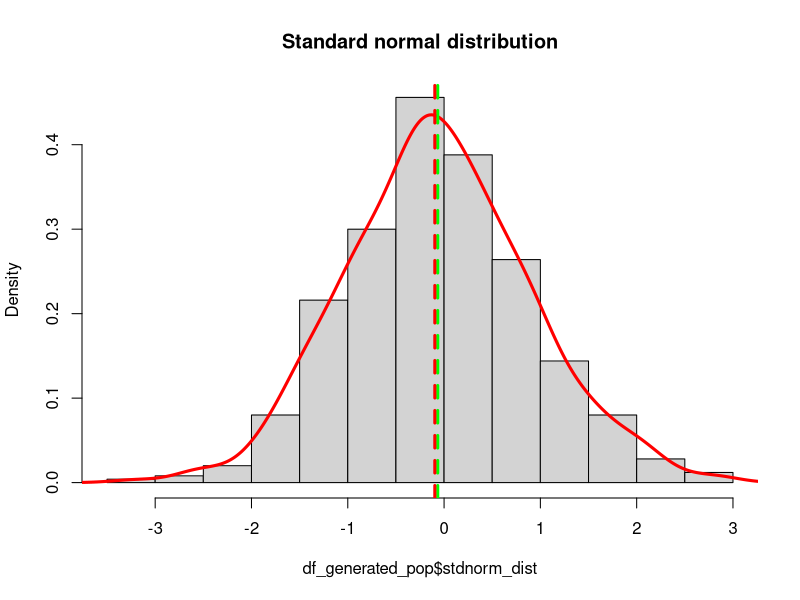
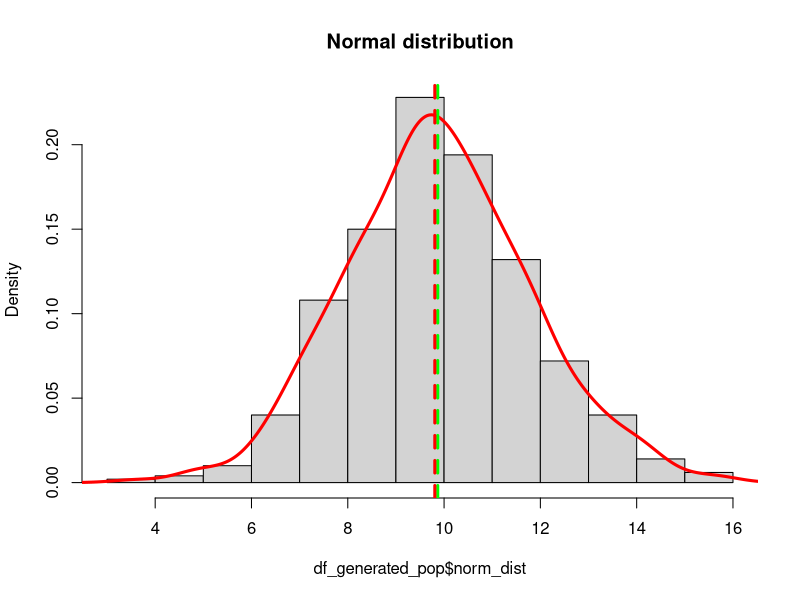
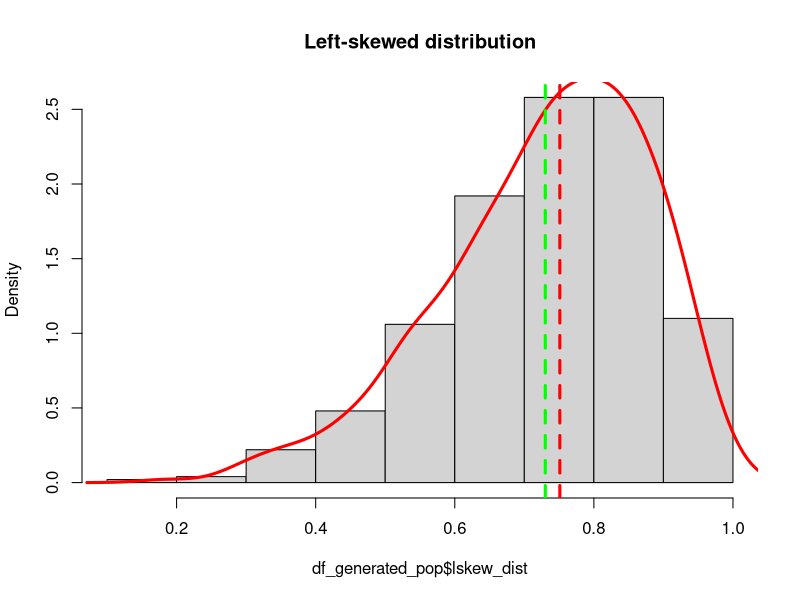
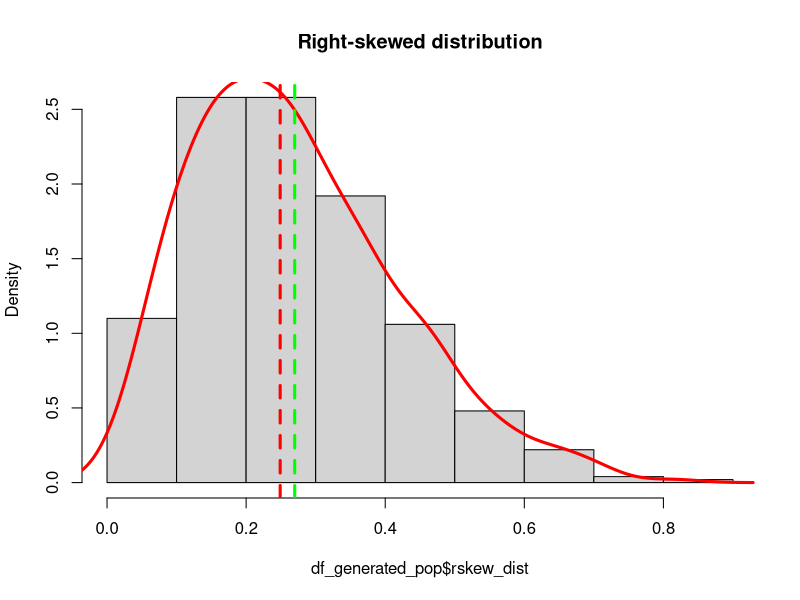

Write R code to recreate these figures, in order.
## ---- chunk 1
knitr::opts_chunk$set(warning=FALSE, message=FALSE)
## ---- chunk 2
library(tidyverse)
## ---- chunk 3
# https://www.datamentor.io/r-programming/examples/random-number/
# https://stackoverflow.com/questions/28099590/create-sample-vector-data-in-r-with-a-skewed-distribution-with-limited-range

num_obs <- 500

# Generate standard normal distribution (default is mean = 0 and sd = 1)
set.seed(124)
stdnorm_dist <- rnorm(num_obs, mean = 0, sd = 1)  # equivalent to rnorm(10)

# Generate normal distribution w/ custom mean and sd
set.seed(124)
norm_dist <- rnorm(num_obs, mean = 10, sd = 2)

# Generate left-skewed distribution
set.seed(124)
lskew_dist <- rbeta(num_obs, 5, 2)

# Generate right-skewed distribution
set.seed(124)
rskew_dist <- rbeta(num_obs, 2, 5)

# Create dataframe
df_generated_pop <- data.frame(stdnorm_dist, norm_dist, lskew_dist, rskew_dist)
## ---- chunk 4
# Plot histograms
hist(df_generated_pop$stdnorm_dist, main = 'Standard normal distribution', freq = F)
lines(density(df_generated_pop$stdnorm_dist), col='red', lwd=3)
abline(v = c(mean(df_generated_pop$stdnorm_dist),median(df_generated_pop$stdnorm_dist)),  col=c("green", "red"), lty=c(2,2), lwd=c(3, 3))

hist(df_generated_pop$norm_dist, main = 'Normal distribution', freq = F)
lines(density(df_generated_pop$norm_dist), col='red', lwd=3)
abline(v = c(mean(df_generated_pop$norm_dist),median(df_generated_pop$norm_dist)),  col=c("green", "red"), lty=c(2,2), lwd=c(3, 3))

hist(df_generated_pop$lskew_dist, main = 'Left-skewed distribution', freq = F)
lines(density(df_generated_pop$lskew_dist), col='red', lwd=3)
abline(v = c(mean(df_generated_pop$lskew_dist),median(df_generated_pop$lskew_dist)),  col=c("green", "red"), lty=c(2,2), lwd=c(3, 3))

hist(df_generated_pop$rskew_dist, main = 'Right-skewed distribution', freq = F)
lines(density(df_generated_pop$rskew_dist), col='red', lwd=3)
abline(v = c(mean(df_generated_pop$rskew_dist),median(df_generated_pop$rskew_dist)),  col=c("green", "red"), lty=c(2,2), lwd=c(3, 3))
## ---- chunk 5

